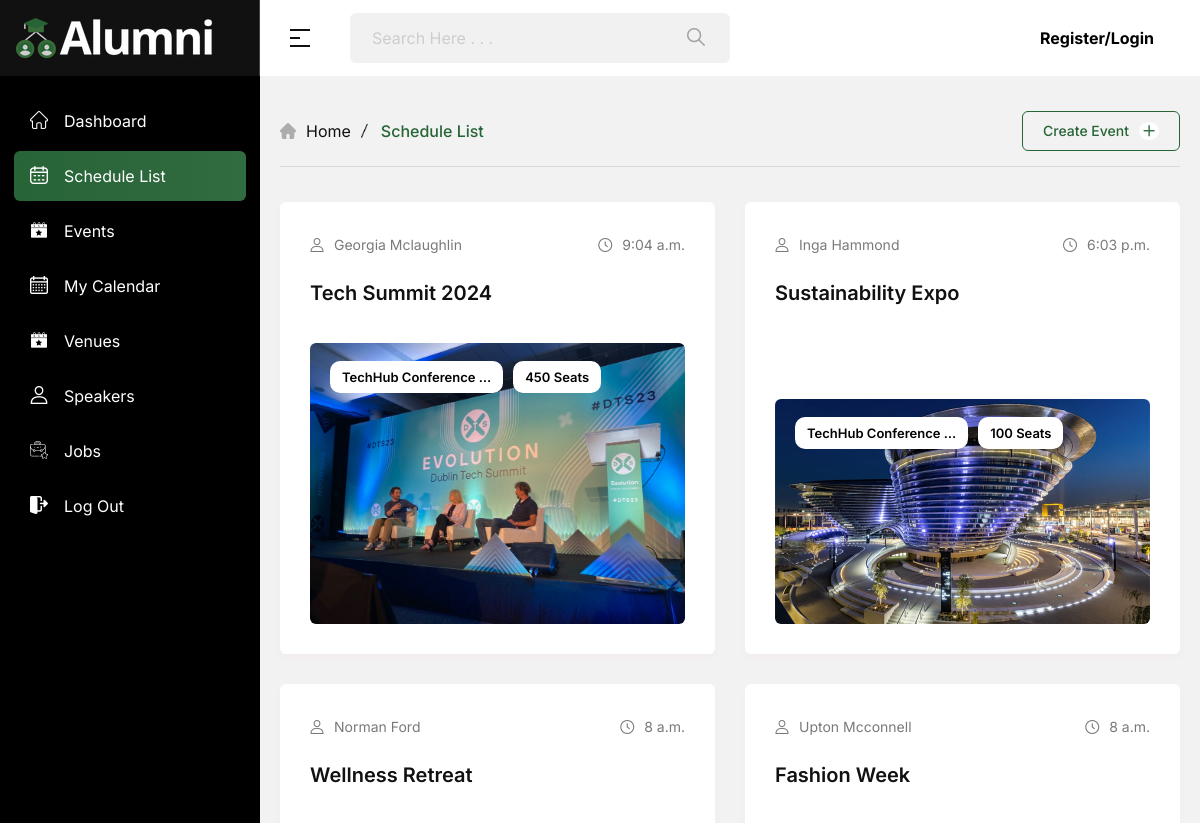
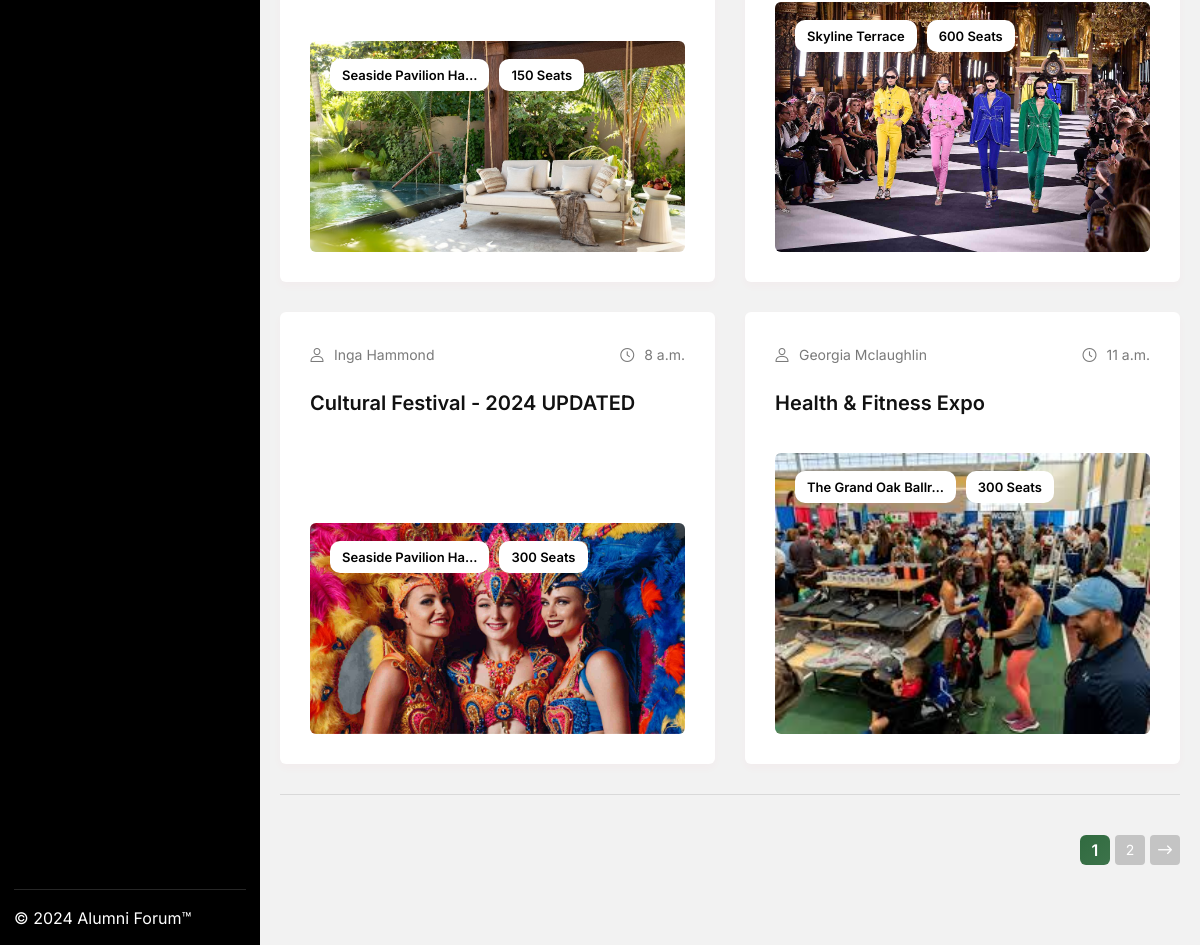
The app's page /schedules/ with its own data (2 pictures, top to bottom).
### apps/users/models.py (models this page shows, shortened)
class Event(models.Model):
    EVENT_TYPES = (
        ('Everyone', 'Everyone'),
        ('Adults', 'Adults'),
        ('Children', 'Children'),
    )
    EVENT_STATUSES = (
        ('Confirmed', 'Confirmed'),
        ('Pending', 'Pending'),
        ('Children', 'Children'),
    )
    title = models.CharField(max_length=100)
    slug = models.SlugField(unique=True)
    image = models.ImageField(upload_to="events/")
    event_type = models.CharField(max_length=10, choices=EVENT_TYPES, default="Everyone")
    details = models.TextField()
    date = models.DateField()
    time = models.TimeField()
    ticket_price = models.IntegerField()
    speaker = models.ForeignKey('users.Speaker', on_delete=models.CASCADE)
    venue = models.ForeignKey('users.Venue', on_delete=models.SET_NULL, null=True, blank=True)
    total_seats = models.IntegerField()
    total_views = models.IntegerField(default=1)
    event_status = models.CharField(max_length=10, choices=EVENT_STATUSES, default="Confirmed")
    created_at = models.DateTimeField(auto_now_add=True)
    updated_at = models.DateTimeField(auto_now=True)
    def get_absolute_url(self):
        return reverse("users:event", kwargs={
            'slug': self.slug
        })

class Speaker(models.Model):
    GENDER_CHOICES = (
        ('Male', 'Male'),
        ( 'Female','Female'),
        ('Other', 'Other')
    )
    name = models.CharField(max_length=100)
    email = models.EmailField(max_length=100)
    bio = models.TextField()
    phone = models.CharField(max_length=20, blank=True, null=True)
    career = models.CharField(max_length=50, default='Speaker')
    gender = models.CharField(max_length=6, null=True, blank=True, choices=GENDER_CHOICES)
    image = models.ImageField(upload_to="speakers/", null=True)
    created_at = models.DateTimeField(auto_now_add=True)
    updated_at = models.DateTimeField(auto_now=True)

class Venue(models.Model):
    name = models.CharField(max_length=100)
    location = models.CharField(max_length=100)
    capacity = models.IntegerField()
    details = models.TextField(null=True)
    image = models.ImageField(upload_to="venues/", null=True)
    created_at = models.DateTimeField(auto_now_add=True)
    updated_at = models.DateTimeField(auto_now=True)
    def __str__(self):
        return self.name

### apps/users/views.py (the view)
# urls.py: path('schedules/', views.schedules, name='schedules'),
def schedules(request):
    all_events = Event.objects.all()#.filter(date__gte=timezone.now())
    total_results = all_events.count()
    page = request.GET.get('page', 1)
    results_per_page = 6
    paginator = Paginator(all_events, results_per_page)
    page_events = paginator.page(page)
    page_numbers = paginator.get_elided_page_range(page, on_each_side=2, on_ends=3)
    start_index = (page_events.number - 1) * results_per_page + 1
    end_index = min(start_index + results_per_page - 1, total_results)
    return render(request, 'schedules.html', {
        'events': page_events,
        'page_numbers': page_numbers,
        'start_index': start_index,
        'end_index': end_index,
        'page': 'schedules',
    })

### templates/schedules.html
{% extends 'base.html' %} {% load static %} {% block content %}
<div class="app__slide-wrapper">
  <div class="breadcrumb__area">
    <div class="breadcrumb__wrapper mb-35">
      <div class="breadcrumb__main">
        <div class="breadcrumb__inner">
          <div class="breadcrumb__icon">
            <i class="flaticon-home"></i>
          </div>
          <div class="breadcrumb__menu">
            <nav>
              <ul>
                <li>
                  <span><a href="{% url 'users:home' %}">Home</a></span>
                </li>
                <li class="active"><span>Schedule List</span></li>
              </ul>
            </nav>
          </div>
        </div>
        <div class="breadcrum__button">
          <a class="breadcrum__btn" href="{% url 'users:create-event' %}">Create Event<i class="fa-regular fa-plus"></i></a>
        </div>
      </div>
    </div>
  </div>
  <div class="schedule__list-area pb-60">
    <div class="schedule__content">
      <div class="tab-content" id="myTabContent">
        <div class="tab-pane fade show active" role="tabpanel" aria-labelledby="day-tab-1" tabindex="0">
          <div class="row">
            {% for event in events %}
            <div class="col-xxl-4 col-xl-6 col-lg-6 col-md-6 mb-30">
              <div class="schedule__blog-item">
                <div class="schedule__content">
                  <div class="schedule__blog-meta">
                    <div class="news__meta-status">
                      <span><i class="flaticon-user"></i></span>
                      <span>{{ event.speaker.name }}</span>
                    </div>
                    <div class="news__meta-status">
                      <span><i class="flaticon-clock"></i></span>
                      <span>{{ event.time }}</span>
                    </div>
                  </div>
                  <h5 class="schedule__blog-title"><a href="{{ event.get_absolute_url }}">{{ event.title }}</a></h5>
                </div>
                <div class="schedule__blog-thumb w-img">
                  <div class="schedule__tag-post">
                    <div class="event__tag-item">
                      <span><a href="{{ event.get_absolute_url }}">{{ event.venue|truncatechars:20 }}</a></span>
                    </div>
                    <div class="event__tag-item">
                      <span><a href="{{ event.get_absolute_url }}">{{ event.total_seats }} Seats</a></span>
                    </div>
                  </div>
                  <a href="{{ event.get_absolute_url }}">
                    {% if event.image %}
                    <img src="{{ event.image.url }}" alt="image not found" />
                    {% else %}
                    <img src="{% static 'img/blog/schedule/01.jpg' %}" alt="image not found" />
                    {% endif %}
                  </a>
                </div>
              </div>
            </div>
            {% endfor %}
            <div class="col-xxl-12">
              {% include 'includes/pagination.html' with results=events %}
            </div>
          </div>
        </div>
      </div>
    </div>
  </div>
</div>
{% endblock %}

### records on screen
Event: speaker.name "Georgia Mclaughlin", time "9:04 a.m.", title "Tech Summit 2024", venue "TechHub Conference …", total_seats "450", image (picture)
Event: speaker.name "Inga Hammond", time "6:03 p.m.", title "Sustainability Expo", venue "TechHub Conference …", total_seats "100", image (picture)
Event: speaker.name "Norman Ford", time "8 a.m.", title "Wellness Retreat", venue "Seaside Pavilion Ha…", total_seats "150", image (picture)
Event: speaker.name "Upton Mcconnell", time "8 a.m.", title "Fashion Week", venue "Skyline Terrace", total_seats "600", image (picture)
Event: speaker.name "Inga Hammond", time "8 a.m.", title "Cultural Festival - 2024 UPDATED", venue "Seaside Pavilion Ha…", total_seats "300", image (picture)
Event: speaker.name "Georgia Mclaughlin", time "11 a.m.", title "Health & Fitness Expo", venue "The Grand Oak Ballr…", total_seats "300", image (picture)

### other values on screen
{{ page }} "1"
{{ page }} "2"
